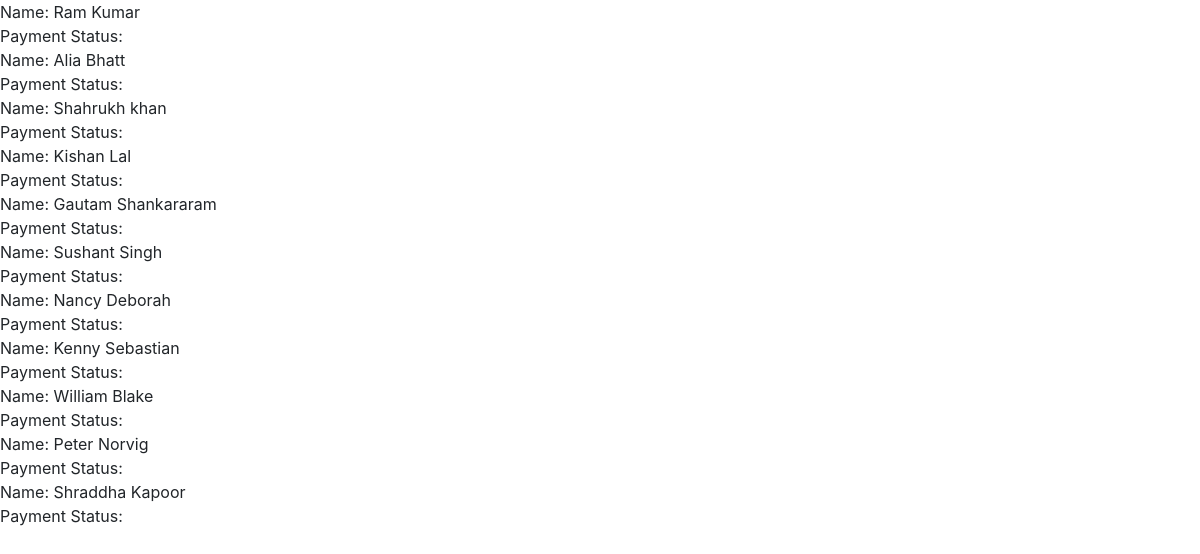
Screenshot of /patientsearch.php with the database file from the repository.
### tables this page shows
CREATE TABLE `patreg` (
  `pid` int(11) NOT NULL AUTO_INCREMENT,
  `fname` varchar(20) NOT NULL,
  `lname` varchar(20) NOT NULL,
  `gender` varchar(10) NOT NULL,
  `email` varchar(30) NOT NULL,
  `contact` varchar(10) NOT NULL,
  `password` varchar(30) NOT NULL,
  `cpassword` varchar(30) NOT NULL,
  `lab_results` TEXT,
  `xray_results` TEXT,
  `diagnosis` TEXT,
  `prescription` TEXT,
  `payment_status` ENUM('Paid', 'Not Paid'),
  `xray_image` VARCHAR(255),
  PRIMARY KEY (`pid`)
);

### patientsearch.php (the view, shortened to what this page needs)
<!DOCTYPE html>
<html>
<head>
	<link rel="stylesheet" href="https://maxcdn.bootstrapcdn.com/bootstrap/4.0.0-beta/css/bootstrap.min.css">
</head>
<body>
<?php
$search_query = $_POST['search_query'];
$sql = "SELECT * FROM patreg WHERE fname LIKE '%$search_query%' OR lname LIKE '%$search_query%'";
$result = mysqli_query($conn, $sql);
while($row = mysqli_fetch_assoc($result)) {
    echo "Name: " . $row['fname'] . " " . $row['lname'] . "<br>";
    echo "Payment Status: " . $row['payment_status'] . "<br>";
}
?>
</body>
</html>

### rows the page displays
patreg: fname "Ram", lname "Kumar"
patreg: fname "Alia", lname "Bhatt"
patreg: fname "Shahrukh", lname "khan"
patreg: fname "Kishan", lname "Lal"
patreg: fname "Gautam", lname "Shankararam"
patreg: fname "Sushant", lname "Singh"
patreg: fname "Nancy", lname "Deborah"
patreg: fname "Kenny", lname "Sebastian"
patreg: fname "William", lname "Blake"
patreg: fname "Peter", lname "Norvig"
patreg: fname "Shraddha", lname "Kapoor"
